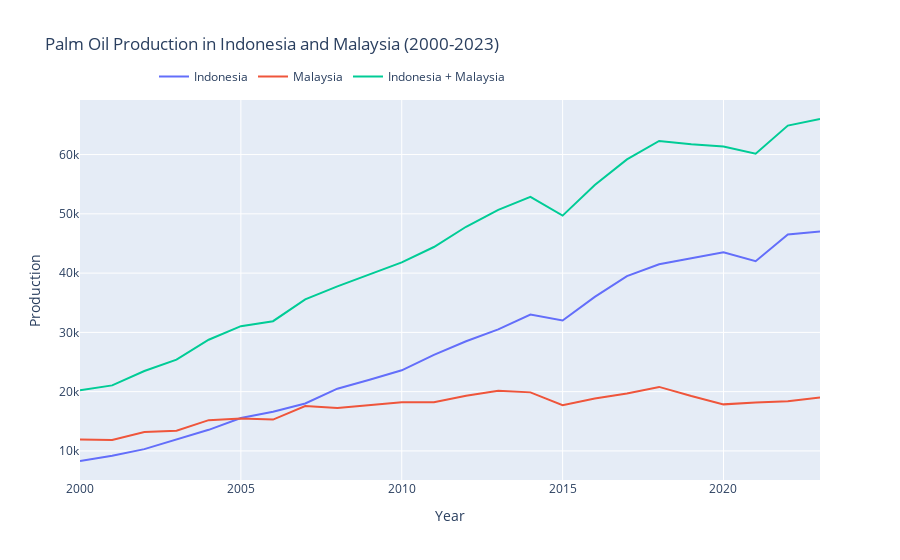

The notebook cell saved with this chart:
### Code cell
import pandas as pd
import plotly.graph_objs as go

# Load palm oil production data
palm = pd.read_csv('../Datasets/Oils/archive/cleaned/palm.csv')

# Filter data for Indonesia and Malaysia and years >= 2000
df_Indo = palm[(palm['Country'] == 'Indonesia') & (palm['Year'] >= 2000)]
df_Malaysia = palm[(palm['Country'] == 'Malaysia') & (palm['Year'] >= 2000)]

# Extract production values and years
xi = df_Indo['Production'].values
xm = df_Malaysia['Production'].values
years = df_Indo['Year'].values  # Both Indo and Malaysia have the same years

# Calculate total production
total_production = xi + xm

# Create traces for Plotly
trace_indo = go.Scatter(x=years, y=xi, mode='lines', name='Indonesia')
trace_malaysia = go.Scatter(x=years, y=xm, mode='lines', name='Malaysia')
trace_total = go.Scatter(x=years, y=total_production, mode='lines', name='Indonesia + Malaysia')

# Layout
layout = go.Layout(
    title='Palm Oil Production in Indonesia and Malaysia (2000-2023)',
    xaxis=dict(title='Year'),
    yaxis=dict(title='Production'),
    legend=dict(x=0.1, y=1.1, orientation='h')
)

# Create figure
fig = go.Figure(data=[trace_indo, trace_malaysia, trace_total], layout=layout)

# Show plot
fig.show()

### Figure 1 — Plotly figure (JSON) as saved in the notebook; plotly's stock layout.template omitted (floating-point values rounded to 4 significant figures)
{"data": [{"mode": "lines", "name": "Indonesia", "type": "scatter", "x": [2000, 2001, 2002, 2003, 2004, 2005, 2006, 2007, 2008, 2009, 2010, 2011, 2012, 2013, 2014, 2015, 2016, 2017, 2018, 2019, 2020, 2021, 2022, 2023], "y": [8300, 9200, 10300, 11970, 13560, 15560, 16600, 18000, 20500, 22000, 23600, 26200, 28500, 30500, 33000, 32000, 36000, 39500, 41500, 42500, 43500, 42000, 46500, 47000]}, {"mode": "lines", "name": "Malaysia", "type": "scatter", "x": [2000, 2001, 2002, 2003, 2004, 2005, 2006, 2007, 2008, 2009, 2010, 2011, 2012, 2013, 2014, 2015, 2016, 2017, 2018, 2019, 2020, 2021, 2022, 2023], "y": [11937, 11858, 13180, 13420, 15194, 15485, 15290, 17567, 17259, 17763, 18211, 18202, 19321, 20161, 19879, 17700, 18858, 19683, 20800, 19255, 17854, 18152, 18387, 19000]}, {"mode": "lines", "name": "Indonesia + Malaysia", "type": "scatter", "x": [2000, 2001, 2002, 2003, 2004, 2005, 2006, 2007, 2008, 2009, 2010, 2011, 2012, 2013, 2014, 2015, 2016, 2017, 2018, 2019, 2020, 2021, 2022, 2023], "y": [20237, 21058, 23480, 25390, 28754, 31045, 31890, 35567, 37759, 39763, 41811, 44402, 47821, 50661, 52879, 49700, 54858, 59183, 62300, 61755, 61354, 60152, 64887, 66000]}], "layout": {"legend": {"orientation": "h", "x": 0.1, "y": 1.1}, "title": {"text": "Palm Oil Production in Indonesia and Malaysia (2000-2023)"}, "xaxis": {"title": {"text": "Year"}}, "yaxis": {"title": {"text": "Production"}}}}
